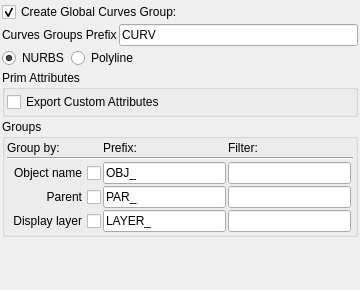
               <widget class="QWidget" name="scrollAreaWidgetContents_2">
                <property name="geometry">
                 <rect>
                  <x>0</x>
                  <y>0</y>
                  <width>360</width>
                  <height>290</height>
                 </rect>
                </property>
                <layout class="QVBoxLayout" name="verticalLayout_16">
                 <property name="spacing">
                  <number>2</number>
                 </property>
                 <property name="margin">
                  <number>2</number>
                 </property>
                 <item>
                  <widget class="QCheckBox" name="curveGroupEnable_cb">
                   <property name="toolTip">
                    <string>&lt;!DOCTYPE HTML PUBLIC &quot;-//W3C//DTD HTML 4.0//EN&quot; &quot;http://www.w3.org/TR/REC-html40/strict.dtd&quot;&gt;
&lt;html&gt;&lt;head&gt;&lt;meta name=&quot;qrichtext&quot; content=&quot;1&quot; /&gt;&lt;style type=&quot;text/css&quot;&gt;
p, li { white-space: pre-wrap; }
&lt;/style&gt;&lt;/head&gt;&lt;body style=&quot; font-family:'MS Shell Dlg 2'; font-size:8.25pt; font-weight:400; font-style:normal;&quot;&gt;
&lt;p style=&quot; margin-top:0px; margin-bottom:0px; margin-left:0px; margin-right:0px; -qt-block-indent:0; text-indent:0px;&quot;&gt;&lt;span style=&quot; font-size:8pt;&quot;&gt;Enable/disable global Curve group&lt;/span&gt;&lt;/p&gt;&lt;/body&gt;&lt;/html&gt;</string>
                   </property>
                   <property name="layoutDirection">
                    <enum>Qt::LeftToRight</enum>
                   </property>
                   <property name="text">
                    <string>Create Global Curves Group:</string>
                   </property>
                   <property name="checked">
                    <bool>true</bool>
                   </property>
                  </widget>
                 </item>
                 <item>
                  <layout class="QHBoxLayout" name="horizontalLayout_10">
                   <item>
                    <widget class="QLabel" name="label_15">
                     <property name="text">
                      <string>Curves Groups Prefix</string>
                     </property>
                    </widget>
                   </item>
                   <item>
                    <widget class="QLineEdit" name="expCurvesGlobalGroupName_le">
                     <property name="toolTip">
                      <string>&lt;!DOCTYPE HTML PUBLIC &quot;-//W3C//DTD HTML 4.0//EN&quot; &quot;http://www.w3.org/TR/REC-html40/strict.dtd&quot;&gt;
&lt;html&gt;&lt;head&gt;&lt;meta name=&quot;qrichtext&quot; content=&quot;1&quot; /&gt;&lt;style type=&quot;text/css&quot;&gt;
p, li { white-space: pre-wrap; }
&lt;/style&gt;&lt;/head&gt;&lt;body style=&quot; font-family:'MS Shell Dlg 2'; font-size:8.25pt; font-weight:400; font-style:normal;&quot;&gt;
&lt;p style=&quot; margin-top:0px; margin-bottom:0px; margin-left:0px; margin-right:0px; -qt-block-indent:0; text-indent:0px;&quot;&gt;&lt;span style=&quot; font-size:8pt;&quot;&gt;Main curves group&lt;/span&gt;&lt;/p&gt;&lt;/body&gt;&lt;/html&gt;</string>
                     </property>
                     <property name="text">
                      <string>CURV</string>
                     </property>
                    </widget>
                   </item>
                  </layout>
                 </item>
                 <item>
                  <layout class="QHBoxLayout" name="horizontalLayout_16">
                   <item>
                    <widget class="QRadioButton" name="curvToNURBS_rb">
                     <property name="toolTip">
                      <string>Export as NURBS</string>
                     </property>
                     <property name="text">
                      <string>NURBS</string>
                     </property>
                     <property name="checked">
                      <bool>true</bool>
                     </property>
                    </widget>
                   </item>
                   <item>
                    <widget class="QRadioButton" name="curvToPoly_rb">
                     <property name="toolTip">
                      <string>Export as Poly line</string>
                     </property>
                     <property name="text">
                      <string>Polyline</string>
                     </property>
                    </widget>
                   </item>
                   <item>
                    <spacer name="horizontalSpacer_7">
                     <property name="orientation">
                      <enum>Qt::Horizontal</enum>
                     </property>
                     <property name="sizeHint" stdset="0">
                      <size>
                       <width>40</width>
                       <height>20</height>
                      </size>
                     </property>
                    </spacer>
                   </item>
                  </layout>
                 </item>
                 <item>
                  <widget class="QGroupBox" name="groupBox">
                   <property name="title">
                    <string>Prim Attributes</string>
                   </property>
                   <layout class="QVBoxLayout" name="attrTable_curve_ly">
                    <property name="spacing">
                     <number>2</number>
                    </property>
                    <property name="margin">
                     <number>2</number>
                    </property>
                    <item>
                     <widget class="QCheckBox" name="customCrvAttr_cbx">
                      <property name="text">
                       <string>Export Custom Attributes</string>
                      </property>
                     </widget>
                    </item>
                   </layout>
                  </widget>
                 </item>
                 <item>
                  <widget class="QGroupBox" name="groupBox_6">
                   <property name="title">
                    <string>Groups</string>
                   </property>
                   <layout class="QGridLayout" name="gridLayout_4">
                    <property name="margin">
                     <number>2</number>
                    </property>
                    <property name="spacing">
                     <number>2</number>
                    </property>
                    <item row="2" column="2">
                     <widget class="QLineEdit" name="byCurvObj_le">
                      <property name="toolTip">
                       <string>&lt;!DOCTYPE HTML PUBLIC &quot;-//W3C//DTD HTML 4.0//EN&quot; &quot;http://www.w3.org/TR/REC-html40/strict.dtd&quot;&gt;
&lt;html&gt;&lt;head&gt;&lt;meta name=&quot;qrichtext&quot; content=&quot;1&quot; /&gt;&lt;style type=&quot;text/css&quot;&gt;
p, li { white-space: pre-wrap; }
&lt;/style&gt;&lt;/head&gt;&lt;body style=&quot; font-family:'MS Shell Dlg 2'; font-size:8.25pt; font-weight:400; font-style:normal;&quot;&gt;
&lt;p style=&quot; margin-top:0px; margin-bottom:0px; margin-left:0px; margin-right:0px; -qt-block-indent:0; text-indent:0px;&quot;&gt;&lt;span style=&quot; font-size:8pt;&quot;&gt;Object name filter&lt;/span&gt;&lt;/p&gt;&lt;/body&gt;&lt;/html&gt;</string>
                      </property>
                      <property name="text">
                       <string/>
                      </property>
                     </widget>
                    </item>
                    <item row="2" column="0">
                     <widget class="QCheckBox" name="byCrvObj_cb">
                      <property name="toolTip">
                       <string>Create primitive group by object name. 
&lt;prefix&gt;&lt;nodeName&gt;</string>
                      </property>
                      <property name="layoutDirection">
                       <enum>Qt::RightToLeft</enum>
                      </property>
                      <property name="text">
                       <string>Object name</string>
                      </property>
                     </widget>
                    </item>
                    <item row="0" column="0">
                     <widget class="QLabel" name="label_9">
                      <property name="text">
                       <string>Group by:</string>
                      </property>
                     </widget>
                    </item>
                    <item row="0" column="2">
                     <widget class="QLabel" name="label_10">
                      <property name="text">
                       <string>Filter:</string>
                      </property>
                     </widget>
                    </item>
                    <item row="1" column="0" colspan="4">
                     <widget class="Line" name="line_5">
                      <property name="orientation">
                       <enum>Qt::Horizontal</enum>
                      </property>
                     </widget>
                    </item>
                    <item row="3" column="0">
                     <widget class="QCheckBox" name="byCrvPar_cb">
                      <property name="toolTip">
                       <string>&lt;!DOCTYPE HTML PUBLIC &quot;-//W3C//DTD HTML 4.0//EN&quot; &quot;http://www.w3.org/TR/REC-html40/strict.dtd&quot;&gt;
&lt;html&gt;&lt;head&gt;&lt;meta name=&quot;qrichtext&quot; content=&quot;1&quot; /&gt;&lt;style type=&quot;text/css&quot;&gt;
p, li { white-space: pre-wrap; }
&lt;/style&gt;&lt;/head&gt;&lt;body style=&quot; font-family:'MS Shell Dlg 2'; font-size:8.25pt; font-weight:400; font-style:normal;&quot;&gt;
&lt;p style=&quot; margin-top:0px; margin-bottom:0px; margin-left:0px; margin-right:0px; -qt-block-indent:0; text-indent:0px;&quot;&gt;&lt;span style=&quot; font-size:8pt;&quot;&gt;Create primitive group by parent name. &lt;/span&gt;&lt;/p&gt;
&lt;p style=&quot; margin-top:0px; margin-bottom:0px; margin-left:0px; margin-right:0px; -qt-block-indent:0; text-indent:0px;&quot;&gt;&lt;span style=&quot; font-size:8pt;&quot;&gt;&amp;lt;prefix&amp;gt;&amp;lt;nodeName&amp;gt;&lt;/span&gt;&lt;/p&gt;&lt;/body&gt;&lt;/html&gt;</string>
                      </property>
                      <property name="layoutDirection">
                       <enum>Qt::RightToLeft</enum>
                      </property>
                      <property name="text">
                       <string>Parent</string>
                      </property>
                     </widget>
                    </item>
                    <item row="3" column="2">
                     <widget class="QLineEdit" name="byCurvPar_le">
                      <property name="toolTip">
                       <string>&lt;!DOCTYPE HTML PUBLIC &quot;-//W3C//DTD HTML 4.0//EN&quot; &quot;http://www.w3.org/TR/REC-html40/strict.dtd&quot;&gt;
&lt;html&gt;&lt;head&gt;&lt;meta name=&quot;qrichtext&quot; content=&quot;1&quot; /&gt;&lt;style type=&quot;text/css&quot;&gt;
p, li { white-space: pre-wrap; }
&lt;/style&gt;&lt;/head&gt;&lt;body style=&quot; font-family:'MS Shell Dlg 2'; font-size:8.25pt; font-weight:400; font-style:normal;&quot;&gt;
&lt;p style=&quot; margin-top:0px; margin-bottom:0px; margin-left:0px; margin-right:0px; -qt-block-indent:0; text-indent:0px;&quot;&gt;&lt;span style=&quot; font-size:8pt;&quot;&gt;Parent group filter.&lt;/span&gt;&lt;/p&gt;
&lt;p style=&quot; margin-top:0px; margin-bottom:0px; margin-left:0px; margin-right:0px; -qt-block-indent:0; text-indent:0px;&quot;&gt;&lt;a name=&quot;result_box&quot;&gt;&lt;/a&gt;&lt;span style=&quot; font-size:8pt;&quot;&gt;T&lt;/span&gt;&lt;span style=&quot; font-size:8pt;&quot;&gt;o use a specific node, use the prefix in naming&lt;/span&gt;&lt;/p&gt;
&lt;p style=&quot; margin-top:0px; margin-bottom:0px; margin-left:0px; margin-right:0px; -qt-block-indent:0; text-indent:0px;&quot;&gt;&lt;span style=&quot; font-size:8pt;&quot;&gt;&amp;lt;findPrefix&amp;gt;&amp;lt;name&amp;gt; &lt;/span&gt;&lt;/p&gt;
&lt;p style=&quot; margin-top:0px; margin-bottom:0px; margin-left:0px; margin-right:0px; -qt-block-indent:0; text-indent:0px;&quot;&gt;&lt;a name=&quot;result_box&quot;&gt;&lt;/a&gt;&lt;span style=&quot; font-size:8pt;&quot;&gt;I&lt;/span&gt;&lt;span style=&quot; font-size:8pt;&quot;&gt;f the prefix is empty, use the closest parent.&lt;/span&gt;&lt;/p&gt;
&lt;p style=&quot; margin-top:0px; margin-bottom:0px; margin-left:0px; margin-right:0px; -qt-block-indent:0; text-indent:0px;&quot;&gt;&lt;span style=&quot; font-size:8pt;&quot;&gt;If the prefix is not found, use default group name &amp;lt;prefis&amp;gt;&amp;quot;noParent&amp;quot;&lt;/span&gt;&lt;/p&gt;&lt;/body&gt;&lt;/html&gt;</string>
                      </property>
                      <property name="text">
                       <string/>
                      </property>
                     </widget>
                    </item>
                    <item row="4" column="0">
                     <widget class="QCheckBox" name="curvDisplayer_cb">
                      <property name="toolTip">
                       <string>&lt;!DOCTYPE HTML PUBLIC &quot;-//W3C//DTD HTML 4.0//EN&quot; &quot;http://www.w3.org/TR/REC-html40/strict.dtd&quot;&gt;
&lt;html&gt;&lt;head&gt;&lt;meta name=&quot;qrichtext&quot; content=&quot;1&quot; /&gt;&lt;style type=&quot;text/css&quot;&gt;
p, li { white-space: pre-wrap; }
&lt;/style&gt;&lt;/head&gt;&lt;body style=&quot; font-family:'MS Shell Dlg 2'; font-size:8.25pt; font-weight:400; font-style:normal;&quot;&gt;
&lt;p style=&quot; margin-top:0px; margin-bottom:0px; margin-left:0px; margin-right:0px; -qt-block-indent:0; text-indent:0px;&quot;&gt;&lt;span style=&quot; font-size:8pt;&quot;&gt;Create primitive group by layer name. &lt;/span&gt;&lt;/p&gt;
&lt;p style=&quot; margin-top:0px; margin-bottom:0px; margin-left:0px; margin-right:0px; -qt-block-indent:0; text-indent:0px;&quot;&gt;&lt;span style=&quot; font-size:8pt;&quot;&gt;&amp;lt;prefix&amp;gt;&amp;lt;layerName&amp;gt;&lt;/span&gt;&lt;/p&gt;&lt;/body&gt;&lt;/html&gt;</string>
                      </property>
                      <property name="layoutDirection">
                       <enum>Qt::RightToLeft</enum>
                      </property>
                      <property name="text">
                       <string>Display layer</string>
                      </property>
                     </widget>
                    </item>
                    <item row="4" column="2">
                     <widget class="QLineEdit" name="byCurvLayer_le">
                      <property name="toolTip">
                       <string>&lt;!DOCTYPE HTML PUBLIC &quot;-//W3C//DTD HTML 4.0//EN&quot; &quot;http://www.w3.org/TR/REC-html40/strict.dtd&quot;&gt;
&lt;html&gt;&lt;head&gt;&lt;meta name=&quot;qrichtext&quot; content=&quot;1&quot; /&gt;&lt;style type=&quot;text/css&quot;&gt;
p, li { white-space: pre-wrap; }
&lt;/style&gt;&lt;/head&gt;&lt;body style=&quot; font-family:'MS Shell Dlg 2'; font-size:8.25pt; font-weight:400; font-style:normal;&quot;&gt;
&lt;p style=&quot; margin-top:0px; margin-bottom:0px; margin-left:0px; margin-right:0px; -qt-block-indent:0; text-indent:0px;&quot;&gt;&lt;span style=&quot; font-size:8pt;&quot;&gt;Display layer name filter&lt;/span&gt;&lt;/p&gt;
&lt;p style=&quot; margin-top:0px; margin-bottom:0px; margin-left:0px; margin-right:0px; -qt-block-indent:0; text-indent:0px;&quot;&gt;&lt;span style=&quot; font-size:8pt;&quot;&gt;If the prefix is not found, use default group name &amp;lt;prefis&amp;gt;&amp;quot;deflayer&amp;quot;&lt;/span&gt;&lt;/p&gt;&lt;/body&gt;&lt;/html&gt;</string>
                      </property>
                      <property name="text">
                       <string/>
                      </property>
                     </widget>
                    </item>
                    <item row="2" column="1">
                     <widget class="QLineEdit" name="byCurvObjPref_le">
                      <property name="toolTip">
                       <string>&lt;!DOCTYPE HTML PUBLIC &quot;-//W3C//DTD HTML 4.0//EN&quot; &quot;http://www.w3.org/TR/REC-html40/strict.dtd&quot;&gt;
&lt;html&gt;&lt;head&gt;&lt;meta name=&quot;qrichtext&quot; content=&quot;1&quot; /&gt;&lt;style type=&quot;text/css&quot;&gt;
p, li { white-space: pre-wrap; }
&lt;/style&gt;&lt;/head&gt;&lt;body style=&quot; font-family:'MS Shell Dlg 2'; font-size:8.25pt; font-weight:400; font-style:normal;&quot;&gt;
&lt;p style=&quot; margin-top:0px; margin-bottom:0px; margin-left:0px; margin-right:0px; -qt-block-indent:0; text-indent:0px;&quot;&gt;&lt;span style=&quot; font-size:8pt;&quot;&gt;Object group prefix&lt;/span&gt;&lt;/p&gt;&lt;/body&gt;&lt;/html&gt;</string>
                      </property>
                      <property name="text">
                       <string>OBJ_</string>
                      </property>
                     </widget>
                    </item>
                    <item row="3" column="1">
                     <widget class="QLineEdit" name="byCurvParPref_le">
                      <property name="toolTip">
                       <string>&lt;!DOCTYPE HTML PUBLIC &quot;-//W3C//DTD HTML 4.0//EN&quot; &quot;http://www.w3.org/TR/REC-html40/strict.dtd&quot;&gt;
&lt;html&gt;&lt;head&gt;&lt;meta name=&quot;qrichtext&quot; content=&quot;1&quot; /&gt;&lt;style type=&quot;text/css&quot;&gt;
p, li { white-space: pre-wrap; }
&lt;/style&gt;&lt;/head&gt;&lt;body style=&quot; font-family:'MS Shell Dlg 2'; font-size:8.25pt; font-weight:400; font-style:normal;&quot;&gt;
&lt;p style=&quot; margin-top:0px; margin-bottom:0px; margin-left:0px; margin-right:0px; -qt-block-indent:0; text-indent:0px;&quot;&gt;&lt;span style=&quot; font-size:8pt;&quot;&gt;Parent group prefix&lt;/span&gt;&lt;/p&gt;&lt;/body&gt;&lt;/html&gt;</string>
                      </property>
                      <property name="text">
                       <string>PAR_</string>
                      </property>
                     </widget>
                    </item>
                    <item row="4" column="1">
                     <widget class="QLineEdit" name="byCurvLayerPref_le">
                      <property name="toolTip">
                       <string>&lt;!DOCTYPE HTML PUBLIC &quot;-//W3C//DTD HTML 4.0//EN&quot; &quot;http://www.w3.org/TR/REC-html40/strict.dtd&quot;&gt;
&lt;html&gt;&lt;head&gt;&lt;meta name=&quot;qrichtext&quot; content=&quot;1&quot; /&gt;&lt;style type=&quot;text/css&quot;&gt;
p, li { white-space: pre-wrap; }
&lt;/style&gt;&lt;/head&gt;&lt;body style=&quot; font-family:'MS Shell Dlg 2'; font-size:8.25pt; font-weight:400; font-style:normal;&quot;&gt;
&lt;p style=&quot; margin-top:0px; margin-bottom:0px; margin-left:0px; margin-right:0px; -qt-block-indent:0; text-indent:0px;&quot;&gt;&lt;span style=&quot; font-size:8pt;&quot;&gt;Display layer group prefix&lt;/span&gt;&lt;/p&gt;&lt;/body&gt;&lt;/html&gt;</string>
                      </property>
                      <property name="text">
                       <string>LAYER_</string>
                      </property>
                     </widget>
                    </item>
                    <item row="0" column="1">
                     <widget class="QLabel" name="label_11">
                      <property name="text">
                       <string>Prefix:</string>
                      </property>
                     </widget>
                    </item>
                   </layout>
                  </widget>
                 </item>
                 <item>
                  <spacer name="verticalSpacer_3">
                   <property name="orientation">
                    <enum>Qt::Vertical</enum>
                   </property>
                   <property name="sizeHint" stdset="0">
                    <size>
                     <width>20</width>
                     <height>40</height>
                    </size>
                   </property>
                  </spacer>
                 </item>
                </layout>
               </widget>
